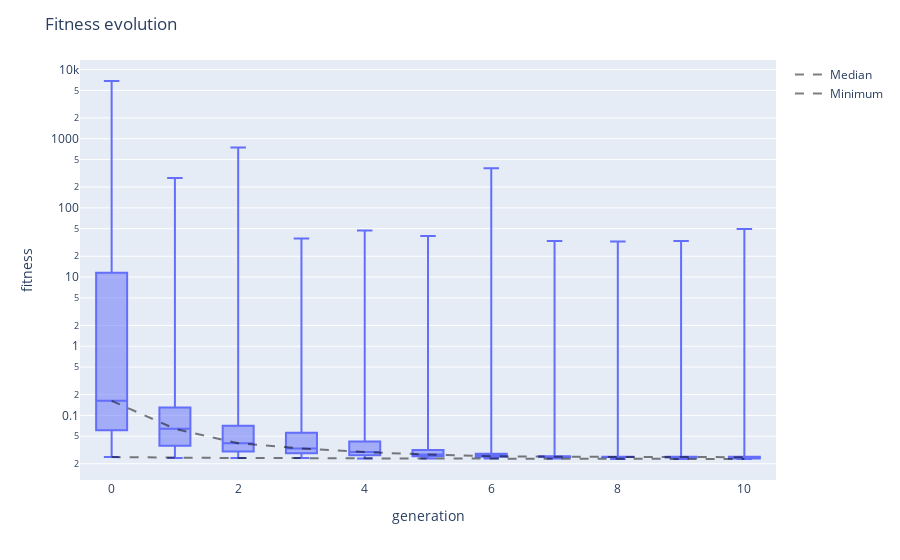

Notebook code for this chart:
### Code cell
viewer.fitness_evolution()

### Figure 1 — Plotly figure (JSON) as saved in the notebook; plotly's stock layout.template omitted (floating-point values rounded to 4 significant figures; data arrays with more than 128 entries replaced by an {"elided": "..."} marker saying what was removed)
{"data": [{"alignmentgroup": "True", "boxpoints": false, "hovertemplate": "generation=%{x}<br>fitness=%{y}<extra></extra>", "legendgroup": "", "marker": {"color": "#636efa"}, "name": "", "notched": false, "offsetgroup": "", "orientation": "v", "showlegend": false, "type": "box", "x": {"elided": "5500 int values"}, "x0": " ", "xaxis": "x", "y": {"elided": "5500 float values"}, "y0": " ", "yaxis": "y"}, {"line": {"color": "rgba(0,0,0,0.5)", "dash": "dash", "width": 2}, "mode": "lines", "name": "Median", "type": "scatter", "x": [0, 1, 2, 3, 4, 5, 6, 7, 8, 9, 10], "y": [0.1626, 0.0641, 0.03957, 0.03319, 0.02954, 0.02716, 0.02564, 0.02521, 0.02508, 0.02504, 0.02488]}, {"line": {"color": "rgba(0,0,0,0.5)", "dash": "dash", "width": 2}, "mode": "lines", "name": "Minimum", "type": "scatter", "x": [0, 1, 2, 3, 4, 5, 6, 7, 8, 9, 10], "y": [0.02497, 0.0243, 0.02419, 0.02414, 0.02377, 0.02377, 0.02374, 0.02374, 0.02346, 0.02344, 0.02344]}], "layout": {"boxmode": "group", "legend": {"tracegroupgap": 0}, "margin": {"t": 60}, "title": {"text": "Fitness evolution"}, "xaxis": {"anchor": "y", "domain": [0, 1], "title": {"text": "generation"}}, "yaxis": {"anchor": "x", "domain": [0, 1], "title": {"text": "fitness"}, "type": "log"}}}
